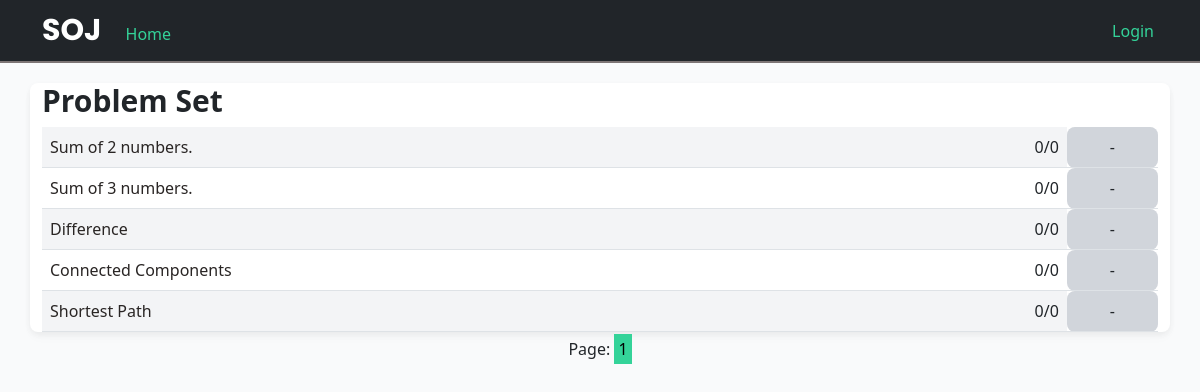
Before: / with the older database file.
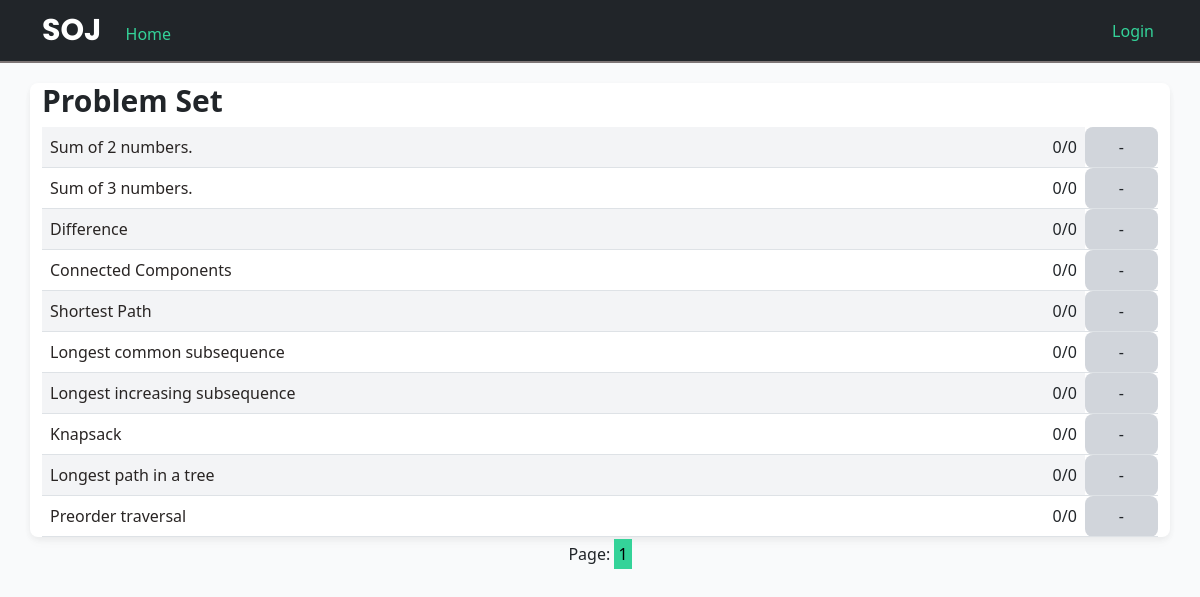
After: the same page with the newer database file.
### SOJ/models.py (models this page shows)
class Problem(db.Model):
    id = db.Column(db.Integer, primary_key=True)
    title = db.Column(db.String(100), nullable=False)
    statement = db.Column(db.String(1000), nullable=False)
    categories = db.Column(db.String(1000), nullable=True)
    input = db.Column(db.String(1000), nullable=False)
    output = db.Column(db.String(1000), nullable=False)
    constraint = db.Column(db.String(1000), nullable=False)
    solved = db.Column(db.Integer, nullable=False, default=0)
    tried = db.Column(db.Integer, nullable=False , default=0)

### SOJ/main/routes.py (the view, shortened to what this page needs)
@main.route("/home", methods=['GET', 'POST'])
@main.route("/", methods=['GET', 'POST'])
def home():
    page = request.args.get('page', 1, type=int)
    problems = Problem.query.paginate(page=page, per_page=20)
    solved_status = ['-']*len(problems.items)
    print(solved_status)
    return render_template("home.html", title='home', problems=problems, solved_status=solved_status, n=len(problems.items));

### SOJ/templates/home.html (shortened to what this page needs)
{% extends "layout.html" %}
{% block content %}
<div class="custom-card container p-0">
    <div class="container " style="margin-top:20px">
        <h5 style="font-weight: bold; font-size:30px;">Problem Set</h4>
    </div>
    <div class="container ">
        <table class="table my-0">
            {% for prob in problems.items %}
            <tr class="data-row" >
                <td>
                    <div class="d-flex flex-row">
                        <a class="task-link" href="{{ url_for('main.task', id=prob.id) }}">{{ prob.title }}</a>
                    </div>
                </td>
                <td style="text-align: right;">
                    {{ prob.solved }}/{{ prob.tried }}
                </td>
                {% if current_user.is_authenticated %}
                    {% if solved_status[prob.id-1] == 'A' %}
                        <td style="background-color: #a7f3d0; text-align:center; width:100px; border-radius: 8px; ">
                            Done
                        </td>
                    {% elif solved_status[prob.id-1] == 'W' or solved_status[prob.id-1] == 'T' %}
                        <td style="background-color: #f43f5e; text-align:center; border-radius: 8px; ">
                            Wrong
                        </td>
                    {% else %}
                        <td style="background-color: gainsboro; text-align:center; border-radius: 8px; ">
                            -
                        </td>
                    {% endif %}
                {% else %}
                    <td style="background-color: #d1d5db; text-align:center; border-radius: 8px; ">
                        -
                    </td>
                {% endif %}
            </tr>
            {% endfor %}
        </table>
    </div>
</div>
<div style="text-align: center; margin-top: 5px;">
    Page:
    {% for page_num in problems.iter_pages(left_edge=1, right_edge=1, left_current=1, right_current=1) %}
    {% if page_num %}
        {% if  page_num == problems  .page %}
            <a class=" custom-link" style="margin: 15px 0px; background-color: #34d399; color: black;" href="{{ url_for('main.home', page=page_num) }}">{{ page_num }}</a>
        {% else %}
            <a class="custom-link" style="margin: 15px 0px;" href="{{ url_for('main.home', page=page_num) }}">{{ page_num }}</a>
        {% endif %}
    {% else %}
        ...
    {% endif %}
{% endfor %}
</div>
{% endblock %}

### SOJ/templates/layout.html (shortened to what this page needs)
<!DOCTYPE html>
<html>
<head>
    <link href="https://cdn.jsdelivr.net/npm/bootstrap@5.0.2/dist/css/bootstrap.min.css" rel="stylesheet">
    <link rel="stylesheet" href="{{ url_for('static', filename='css/layout.css') }}">
</head>
<body style="background-color: #f9fafb;">
    <nav class="navbar navbar-dark bg-dark ">
        <div class="container">
            <div>
                <a  class="navbar-brand" style="font-size:30px; font-weight: bold; font-family: 'Poppins', sans-serif;">SOJ</a>
                <a href="/" class="custom-link">Home</a>
            </div>
            <div>
                {% if current_user.is_authenticated %}
                <img class="rounded-circle" src="{{ url_for('static', filename='profile_pics/' + current_user.image_file) }}" width="25" height="25" >
                    <a class="custom-link" href="{{ url_for('users.account') }}">{{ current_user.username }} </a><span style="color: #34d399  ;">| </span>
                    <a class="custom-link" href="{{ url_for('users.logout') }}">Logout</a>
                {% else %}
                    <a class="custom-link" href="{{ url_for('users.login') }}">Login</a>
                {% endif %}
        </div>
    </nav>
    {% block content %}{% endblock %}
</body>
</html>

### SOJ/static/css/layout.css (style rules this page uses)
.custom-card { background-color: white; padding: 10px ; border-radius: 8px; box-shadow: rgba(0, 0, 0, 0.04) 0px 2px 6px, rgba(0, 0, 0, 0.02) 0px 4px 8px, rgba(0, 0, 0, 0.02) 0px 6px 12px; }
a { transition: all 0.3s; }
.custom-link { text-decoration: None; padding: 4px; color: #34d399 ; }
.task-link { text-decoration: None; color: #292524; }
nav { border-bottom: 2px solid rgb(125, 117, 117); }

Changed rows visible on the page:
added Problem: title "Longest common subsequence", solved "0", tried "0"
added Problem: title "Longest increasing subsequence", solved "0", tried "0"
added Problem: title "Knapsack", solved "0", tried "0"
added Problem: title "Longest path in a tree", solved "0", tried "0"
added Problem: title "Preorder traversal", solved "0", tried "0"
